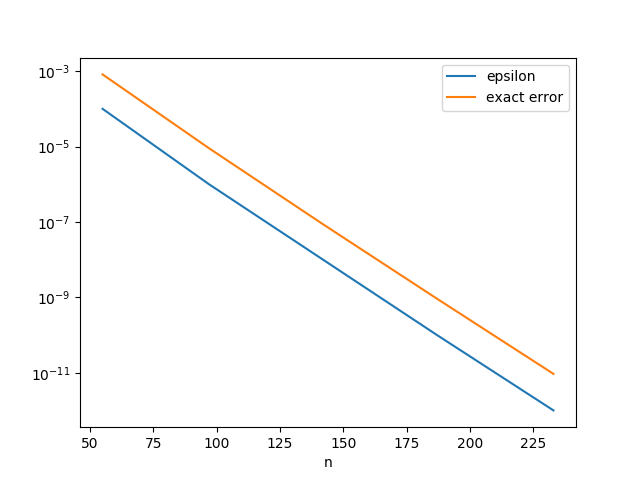

Source code (Python):
import numpy as np
import matplotlib.pyplot as plt


infile = open('lnsum.dat', 'r')
data = infile.readlines()
lines = len(data)
epsi = np.zeros(lines)
error = np.zeros(lines)
n = np.zeros(lines)


i = 0
for l in data:
    words = l.split(',')
    epsi[i] = words[0].split()[1]
    error[i] = words[1].split()[2]
    n[i] = words[2].split('=')[1]
    i += 1

plt.semilogy(n, epsi, label = 'epsilon')
plt.semilogy(n, error, label = 'exact error')
plt.xlabel('n')
plt.legend()
plt.savefig('read_error.png')
plt.show()


'''
Terminal> read_error.py"

Process finished with exit code 0
'''